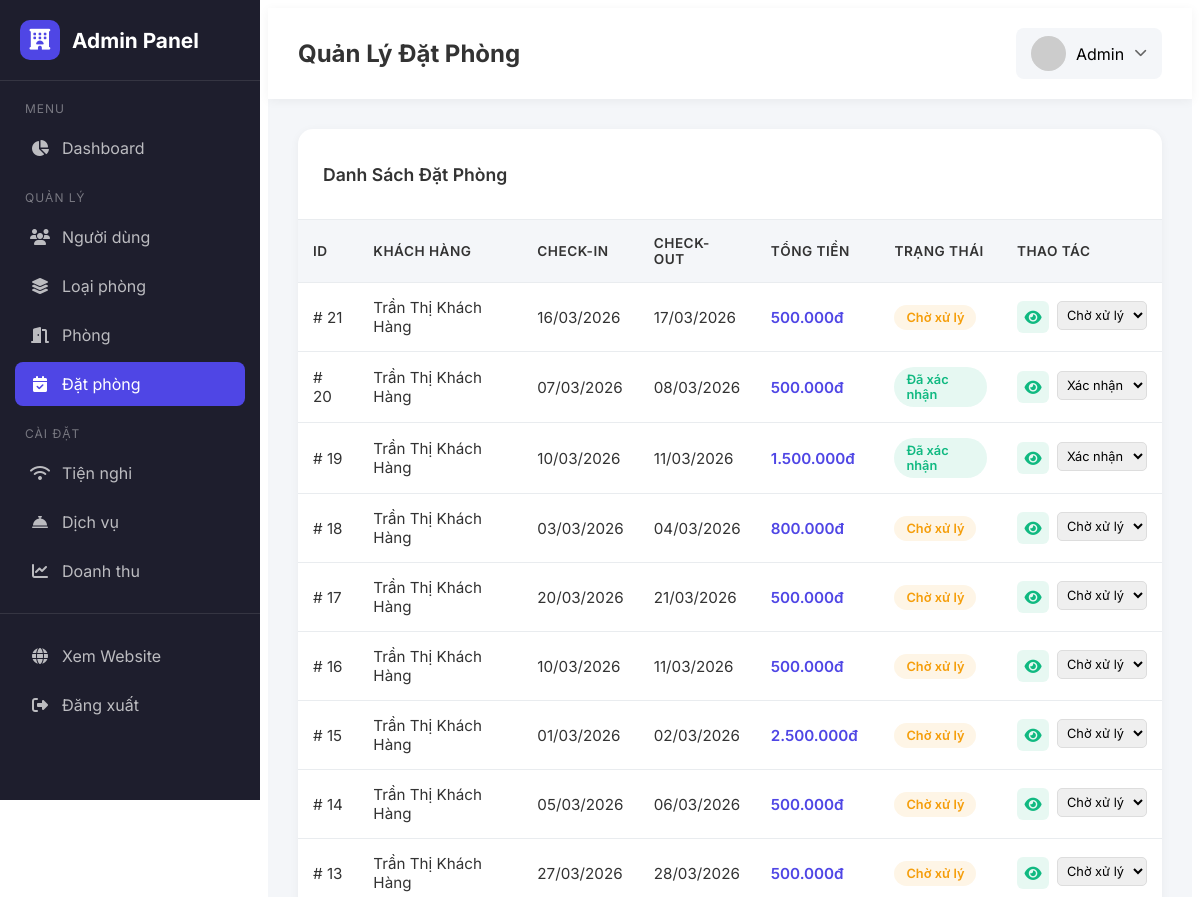
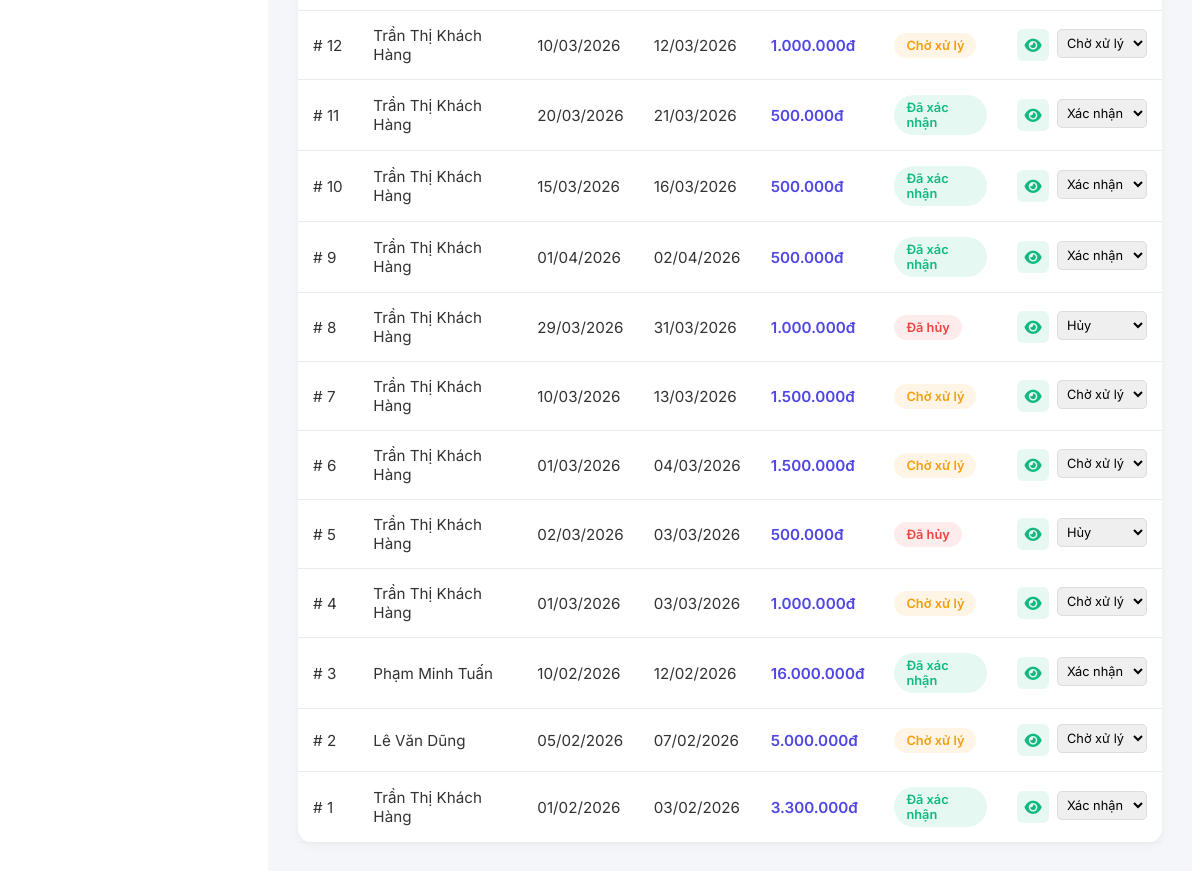
Screenshot of /public/admin/bookings (signed in) with the database file from the repository (2 pictures, top to bottom).
### tables this page shows
CREATE TABLE `bookings` (
  `id` int(11) NOT NULL,
  `user_id` int(11) NOT NULL,
  `check_in` date DEFAULT NULL,
  `check_out` date DEFAULT NULL,
  `total_price` decimal(12,2) DEFAULT NULL,
  `status` enum('pending','confirmed','cancelled') DEFAULT 'pending',
  `created_at` datetime DEFAULT current_timestamp(),
  `type` enum('room','event') DEFAULT 'room',
  `event_type` varchar(50) DEFAULT NULL,
  `payment_menthod` varchar(50) DEFAULT NULL,
  `payment_at` datetime DEFAULT NULL
);

CREATE TABLE `users` (
  `id` int(11) NOT NULL,
  `role_id` int(11) NOT NULL,
  `full_name` varchar(100) DEFAULT NULL,
  `email` varchar(100) NOT NULL,
  `password` varchar(255) NOT NULL,
  `phone` varchar(20) DEFAULT NULL,
  `status` tinyint(4) DEFAULT 1,
  `created_at` datetime DEFAULT current_timestamp()
);

### App/Controllers/Admin/BookingController.php (called while the page is built, shortened)
<?php
class BookingController extends Controller
{
    private Booking $bookingModel;
    public function __construct()
    {
        $this->bookingModel = new Booking();
    }
    public function index(): void
    {
        $bookings = $this->bookingModel->getAllWithDetails();
        $this->render('Admin/bookings/index', [
            'title' => 'Quản lý đặt phòng - Admin',
            'pageTitle' => 'Quản Lý Đặt Phòng',
            'currentPage' => 'bookings',
            'bookings' => $bookings,
        ]);
    }
}

### Public/index.php (called while the page is built, shortened)
<?php
require __DIR__ . '/bootstrap.php';
Router::dispatch();

### Public/bootstrap.php (called while the page is built, shortened)
<?php
spl_autoload_register(function (string $class): void {
    $prefix = 'App\\';
    $baseDir = BASE_PATH . DIRECTORY_SEPARATOR . 'App' . DIRECTORY_SEPARATOR;
    $len = strlen($prefix);
    $relativeClass = substr($class, $len);
    $file = $baseDir . str_replace('\\', DIRECTORY_SEPARATOR, $relativeClass) . '.php';
});
require BASE_PATH . DIRECTORY_SEPARATOR . 'App' . DIRECTORY_SEPARATOR . 'Core' . DIRECTORY_SEPARATOR . 'Help.php';

### App/Core/Database.php (called while the page is built, shortened)
<?php
class Database
{
    private static ?Database $instance = null;
    private ?PDO $pdo = null;
    private array $config;
    private function __construct()
    {
        $configPath = dirname(__DIR__, 2) . DIRECTORY_SEPARATOR . 'Config' . DIRECTORY_SEPARATOR . 'database.php';
        $this->config = require $configPath;
    }
    public static function getInstance(): self
    {
        if (self::$instance === null) {
            self::$instance = new self();
        }
        return self::$instance;
    }
    private function connect(): void
    {
        $dsn = sprintf(
            'mysql:host=%s;port=%d;dbname=%s;charset=%s',
            $this->config['host'],
            $this->config['port'] ?? 3306,
            $this->config['dbname'],
            $this->config['charset'] ?? 'utf8mb4'
        );
        try {
            $this->pdo = new PDO(
                $dsn,
                $this->config['username'],
                $this->config['password'],
                $this->config['options'] ?? []
            );
        } catch (PDOException $e) {
            throw new PDOException(
                'Kết nối database thất bại: ' . $e->getMessage(),
                (int) $e->getCode()
            );
        }
    }
    public function getConnection(): PDO
    {
        return $this->pdo;
    }
}

### Config/database.php (called while the page is built)
<?php
return [
    'host'     => 'localhost',
    'port'     => 3306,
    'dbname'   => 'booking_hotel',
    'username' => 'root',
    'password' => '',
    'charset'  => 'utf8mb4',
    'options'  => [
        PDO::ATTR_ERRMODE            => PDO::ERRMODE_EXCEPTION,
        PDO::ATTR_DEFAULT_FETCH_MODE => PDO::FETCH_ASSOC,
        PDO::ATTR_EMULATE_PREPARES   => false,
    ],
];

### App/Core/Model.php (called while the page is built, shortened)
<?php
abstract class Model
{
    public function __construct()
    {
        $this->pdo = Database::getInstance()->getConnection();
    }
}

### App/Models/Booking.php (called while the page is built, shortened)
<?php
class Booking extends Model
{
    public function getAllWithDetails(): array
    {
        $sql = "SELECT b.*,
                       u.full_name as guest_name, u.email, u.phone
                FROM bookings b
                LEFT JOIN users u ON b.user_id = u.id
                ORDER BY b.created_at DESC";
        $stmt = $this->pdo->query($sql);
        return $stmt->fetchAll(PDO::FETCH_ASSOC) ?: [];
    }
}

### App/Core/Help.php (called while the page is built, shortened)
<?php
function url(string $path = ''): string
{
    $baseUrl = defined('APP_URL') ? rtrim(APP_URL, '/') : '/doan/public';
    return $baseUrl . '/' . ltrim($path, '/');
}

### App/Views/Admin/bookings/index.php (the view)
<div class="admin-card">
    <div class="admin-card-header">
        <h2 class="admin-card-title">Danh Sách Đặt Phòng</h2>
    </div>
    <div class="admin-card-body" style="padding: 0;">
        <table class="admin-table">
            <thead>
                <tr>
                    <th>ID</th>
                    <th>Khách Hàng</th>
                    <th>Check-in</th>
                    <th>Check-out</th>
                    <th>Tổng Tiền</th>
                    <th>Trạng Thái</th>
                    <th>Thao Tác</th>
                </tr>
            </thead>
            <tbody>
                <?php if (!empty($bookings)): ?>
                    <?php foreach ($bookings as $booking): ?>
                        <tr>
                            <td>#
                                <?= $booking['id'] ?>
                            </td>
                            <td>
                                <?= htmlspecialchars($booking['guest_name'] ?? 'N/A') ?>
                            </td>
                            <td>
                                <?= date('d/m/Y', strtotime($booking['check_in'] ?? 'now')) ?>
                            </td>
                            <td>
                                <?= date('d/m/Y', strtotime($booking['check_out'] ?? 'now')) ?>
                            </td>
                            <td style="font-weight: 600; color: var(--admin-primary);">
                                <?= number_format($booking['total_price'] ?? 0, 0, ',', '.') ?>đ
                            </td>
                            <td>
                                <?php
                                $status = $booking['status'] ?? 'pending';
                                $badgeClass = match ($status) {
                                    'confirmed' => 'badge-success',
                                    'pending' => 'badge-warning',
                                    'cancelled' => 'badge-danger',
                                    'completed' => 'badge-info',
                                    default => 'badge-primary'
                                };
                                $statusText = match ($status) {
                                    'confirmed' => 'Đã xác nhận',
                                    'pending' => 'Chờ xử lý',
                                    'cancelled' => 'Đã hủy',
                                    'completed' => 'Hoàn thành',
                                    default => ucfirst($status)
                                };
                                ?>
                                <span class="badge <?= $badgeClass ?>">
                                    <?= $statusText ?>
                                </span>
                            </td>
                            <td>
                                <div class="action-btns">
                                    <a href="<?= \App\Core\url('/admin/bookings/' . $booking['id']) ?>" class="action-btn action-btn-view"
                                        title="Xem chi tiết">
                                        <i class="fa-solid fa-eye"></i>
                                    </a>
                                    <form action="<?= \App\Core\url('/admin/bookings/' . $booking['id'] . '/status') ?>" method="POST"
                                        style="display: inline;">
                                        <select name="status" onchange="this.form.submit()"
                                            style="padding: 5px; border-radius: 5px; border: 1px solid #ddd; font-size: 0.8rem;">
                                            <option value="pending" <?= $status === 'pending' ? 'selected' : '' ?>>Chờ xử lý
                                            </option>
                                            <option value="confirmed" <?= $status === 'confirmed' ? 'selected' : '' ?>>Xác nhận
                                            </option>
                                            <option value="cancelled" <?= $status === 'cancelled' ? 'selected' : '' ?>>Hủy</option>
                                        </select>
                                    </form>
                                </div>
                            </td>
                        </tr>
                    <?php endforeach; ?>
                <?php else: ?>
                    <tr>
                        <td colspan="7" style="text-align: center; padding: 30px; color: #666;">Chưa có đặt phòng nào</td>
                    </tr>
                <?php endif; ?>
            </tbody>
        </table>
    </div>
</div>

### App/Core/Router.php (shortened to what this page needs)
<?php
class Router
{
    private static array $routes = [];
    private static ?string $basePath = null;
    private static function addRoute(string $method, string $path, string $controller, string $action, $middlewares = []): void
    {
        $middlewares = is_array($middlewares) ? $middlewares : [$middlewares];
        self::$routes[] = [
            'method' => strtoupper($method),
            'path' => self::normalizePath($path),
            'controller' => $controller,
            'action' => $action,
            'middlewares' => array_filter($middlewares),
        ];
    }
    private static function normalizePath(string $path): string
    {
        $path = trim($path, '/');
        return $path === '' ? '/' : '/' . $path;
    }
    public static function dispatch(): void
    {
        $method = $_SERVER['REQUEST_METHOD'] ?? 'GET';
        $uri = self::getCurrentUri();
        foreach (self::$routes as $route) {
            if ($route['method'] !== $method) {
                continue;
            }
            $params = [];
            if (self::matchRoute($route['path'], $uri, $params)) {
                $controllerClass = $route['controller'];
                $action = $route['action'];
                $middlewares = $route['middlewares'] ?? [];
                $runController = function () use ($controllerClass, $action, $params) {
                    if (!class_exists($controllerClass)) {
                        self::handleError(404, "Controller not found: {$controllerClass}");
                        return;
                    }
                    $controller = new $controllerClass();
                    if (!method_exists($controller, $action)) {
                        self::handleError(404, "Method not found: {$controllerClass}::{$action}()");
                        return;
                    }
                    call_user_func_array([$controller, $action], $params);
                };
                $next = $runController;
                foreach (array_reverse($middlewares) as $middlewareClass) {
                    $current = $next;
                    $next = function () use ($middlewareClass, $current) {
                        $m = new $middlewareClass();
                        $m->handle($current);
                    };
                }
                $next();
                return;
            }
        }
    }
    private static function matchRoute(string $pattern, string $uri, array &$params = []): bool
    {
        $params = [];
        $patternParts = explode('/', trim($pattern, '/'));
        $uriParts = explode('/', trim($uri, '/'));
        if (count($patternParts) !== count($uriParts)) {
            return false;
        }
        foreach ($patternParts as $index => $part) {
            if (preg_match('/^{(\w+)}$/', $part, $matches)) {
                $params[] = $uriParts[$index] ?? null;
            } elseif ($part !== ($uriParts[$index] ?? '')) {
                return false;
            }
        }
        return true;
    }
    private static function getCurrentUri(): string
    {
        $uri = $_SERVER['REQUEST_URI'] ?? '/';
        $uri = parse_url($uri, PHP_URL_PATH);
        $basePath = self::getBasePath();
        if ($basePath && strpos($uri, $basePath) === 0) {
            $uri = substr($uri, strlen($basePath));
        }
        return self::normalizePath($uri);
    }
    private static function getBasePath(): string
    {
        if (self::$basePath !== null) {
            return self::$basePath;
        }
        $scriptName = $_SERVER['SCRIPT_NAME'] ?? '';
        $scriptDir = dirname($scriptName);
        self::$basePath = $scriptDir === '/' ? '' : $scriptDir;
        return self::$basePath;
    }
    public static function setBasePath(string $path): void
    {
        self::$basePath = rtrim($path, '/');
    }
}

### Public/assets/css/admin.css (style rules this page uses)
:root { --admin-primary: #4f46e5; --admin-primary-dark: #4338ca; --admin-sidebar-bg: #1e1e2d; --admin-sidebar-hover: #2a2a3d; --admin-header-bg: #fff; --admin-body-bg: #f4f6f9; --admin-card-bg: #fff; --admin-text: #333; --admin-text-light: #6c757d; --admin-border: #e9ecef; --admin-success: #10b981; --admin-warning: #f59e0b; --admin-danger: #ef4444; --admin-info: #3b82f6; --admin-font: 'Inter', -apple-system, BlinkMacSystemFont, 'Segoe UI', Roboto, sans-serif; }
.admin-wrapper *:not(i):not([class*="fa-"]) { font-family: inherit; }
.admin-card { background: var(--admin-card-bg); border-radius: 15px; box-shadow: 0 2px 10px rgba(0, 0, 0, 0.05); margin-bottom: 25px; }
.admin-card-header { padding: 20px 25px; border-bottom: 1px solid var(--admin-border); display: flex; align-items: center; justify-content: space-between; }
.admin-card-title { font-size: 1.1rem; font-weight: 600; color: var(--admin-text); }
.admin-card-body { padding: 25px; }
.admin-table { width: 100%; border-collapse: collapse; }
.admin-table th, .admin-table td { padding: 15px; text-align: left; border-bottom: 1px solid var(--admin-border); }
.admin-table th { background: var(--admin-body-bg); font-weight: 600; color: var(--admin-text); font-size: 0.85rem; text-transform: uppercase; letter-spacing: 0.5px; }
.admin-table td { color: var(--admin-text); font-size: 0.95rem; }
.badge { display: inline-block; padding: 5px 12px; border-radius: 20px; font-size: 0.8rem; font-weight: 600; }
.badge-success { background: rgba(16, 185, 129, 0.1); color: var(--admin-success); }
.badge-warning { background: rgba(245, 158, 11, 0.1); color: var(--admin-warning); }
.badge-danger { background: rgba(239, 68, 68, 0.1); color: var(--admin-danger); }
.action-btns { display: flex; gap: 8px; }
.action-btn { width: 32px; height: 32px; border-radius: 6px; display: flex; align-items: center; justify-content: center; cursor: pointer; border: none; transition: all 0.2s ease; text-decoration: none; }
.action-btn-view { background: rgba(16, 185, 129, 0.1); color: var(--admin-success); }

### rows the page displays
bookings: id "21", user.full_name "Trần Thị Khách Hàng", check_in "16/03/2026", check_out "17/03/2026", total_price "500.000", status "Chờ xử lý"
bookings: id "20", user.full_name "Trần Thị Khách Hàng", check_in "07/03/2026", check_out "08/03/2026", total_price "500.000", status "Đã xác nhận", status "Xác nhận"
bookings: id "19", user.full_name "Trần Thị Khách Hàng", check_in "10/03/2026", check_out "11/03/2026", total_price "1.500.000", status "Đã xác nhận", status "Xác nhận"
bookings: id "18", user.full_name "Trần Thị Khách Hàng", check_in "03/03/2026", check_out "04/03/2026", total_price "800.000", status "Chờ xử lý"
bookings: id "17", user.full_name "Trần Thị Khách Hàng", check_in "20/03/2026", check_out "21/03/2026", total_price "500.000", status "Chờ xử lý"
bookings: id "16", user.full_name "Trần Thị Khách Hàng", check_in "10/03/2026", check_out "11/03/2026", total_price "500.000", status "Chờ xử lý"
bookings: id "15", user.full_name "Trần Thị Khách Hàng", check_in "01/03/2026", check_out "02/03/2026", total_price "2.500.000", status "Chờ xử lý"
bookings: id "14", user.full_name "Trần Thị Khách Hàng", check_in "05/03/2026", check_out "06/03/2026", total_price "500.000", status "Chờ xử lý"
bookings: id "13", user.full_name "Trần Thị Khách Hàng", check_in "27/03/2026", check_out "28/03/2026", total_price "500.000", status "Chờ xử lý"
bookings: id "12", user.full_name "Trần Thị Khách Hàng", check_in "10/03/2026", check_out "12/03/2026", total_price "1.000.000", status "Chờ xử lý"
bookings: id "11", user.full_name "Trần Thị Khách Hàng", check_in "20/03/2026", check_out "21/03/2026", total_price "500.000", status "Đã xác nhận", status "Xác nhận"
bookings: id "10", user.full_name "Trần Thị Khách Hàng", check_in "15/03/2026", check_out "16/03/2026", total_price "500.000", status "Đã xác nhận", status "Xác nhận"
bookings: id "9", user.full_name "Trần Thị Khách Hàng", check_in "01/04/2026", check_out "02/04/2026", total_price "500.000", status "Đã xác nhận", status "Xác nhận"
bookings: id "8", user.full_name "Trần Thị Khách Hàng", check_in "29/03/2026", check_out "31/03/2026", total_price "1.000.000", status "Đã hủy", status "Hủy"
bookings: id "7", user.full_name "Trần Thị Khách Hàng", check_in "10/03/2026", check_out "13/03/2026", total_price "1.500.000", status "Chờ xử lý"
bookings: id "6", user.full_name "Trần Thị Khách Hàng", check_in "01/03/2026", check_out "04/03/2026", total_price "1.500.000", status "Chờ xử lý"
bookings: id "5", user.full_name "Trần Thị Khách Hàng", check_in "02/03/2026", check_out "03/03/2026", total_price "500.000", status "Đã hủy", status "Hủy"
bookings: id "4", user.full_name "Trần Thị Khách Hàng", check_in "01/03/2026", check_out "03/03/2026", total_price "1.000.000", status "Chờ xử lý"
bookings: id "3", user.full_name "Phạm Minh Tuấn", check_in "10/02/2026", check_out "12/02/2026", total_price "16.000.000", status "Đã xác nhận", status "Xác nhận"
bookings: id "2", user.full_name "Lê Văn Dũng", check_in "05/02/2026", check_out "07/02/2026", total_price "5.000.000", status "Chờ xử lý"
bookings: id "1", user.full_name "Trần Thị Khách Hàng", check_in "01/02/2026", check_out "03/02/2026", total_price "3.300.000", status "Đã xác nhận", status "Xác nhận"
